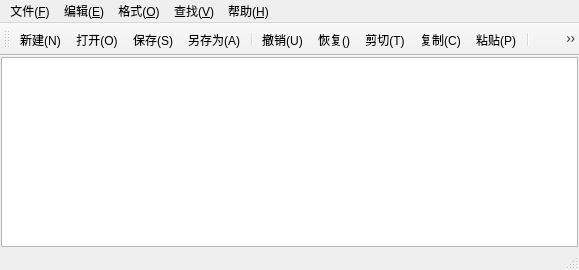
<?xml version="1.0" encoding="UTF-8"?>
<ui version="4.0">
 <class>MainWindow</class>
 <widget class="QMainWindow" name="MainWindow">
  <property name="geometry">
   <rect>
    <x>0</x>
    <y>0</y>
    <width>579</width>
    <height>270</height>
   </rect>
  </property>
  <property name="windowTitle">
   <string>MainWindow</string>
  </property>
  <widget class="QWidget" name="centralwidget">
   <layout class="QGridLayout" name="gridLayout">
    <property name="leftMargin">
     <number>1</number>
    </property>
    <property name="topMargin">
     <number>1</number>
    </property>
    <property name="rightMargin">
     <number>1</number>
    </property>
    <property name="bottomMargin">
     <number>1</number>
    </property>
    <item row="0" column="0">
     <widget class="QPlainTextEdit" name="TextEdit"/>
    </item>
   </layout>
  </widget>
  <widget class="QMenuBar" name="menubar">
   <property name="geometry">
    <rect>
     <x>0</x>
     <y>0</y>
     <width>579</width>
     <height>21</height>
    </rect>
   </property>
   <widget class="QMenu" name="menu_F">
    <property name="title">
     <string>文件(&amp;F)</string>
    </property>
    <addaction name="actionNew"/>
    <addaction name="actionOpen"/>
    <addaction name="actionSave"/>
    <addaction name="actionSaveAs"/>
   </widget>
   <widget class="QMenu" name="menu_E">
    <property name="title">
     <string>编辑(&amp;E)</string>
    </property>
    <addaction name="actionUndo_2"/>
    <addaction name="actionRedo"/>
    <addaction name="actionCut"/>
    <addaction name="actionCopy"/>
    <addaction name="actionPaste"/>
    <addaction name="separator"/>
    <addaction name="actionFind"/>
    <addaction name="actionReplace"/>
    <addaction name="separator"/>
    <addaction name="actionSelect All"/>
   </widget>
   <widget class="QMenu" name="menu_O">
    <property name="title">
     <string>格式(&amp;O)</string>
    </property>
    <addaction name="actionWord Wrap"/>
    <addaction name="actionShow Line Numbers"/>
    <addaction name="actionfont"/>
    <addaction name="actionfontcolor"/>
    <addaction name="separator"/>
    <addaction name="actionFont Background Color"/>
    <addaction name="actionEditor Background Color"/>
   </widget>
   <widget class="QMenu" name="menu_V">
    <property name="title">
     <string>查找(&amp;V)</string>
    </property>
    <addaction name="actiontoolbar"/>
    <addaction name="actionStatus Bar"/>
   </widget>
   <widget class="QMenu" name="menu_H">
    <property name="title">
     <string>帮助(&amp;H)</string>
    </property>
    <addaction name="actionAbout"/>
   </widget>
   <addaction name="menu_F"/>
   <addaction name="menu_E"/>
   <addaction name="menu_O"/>
   <addaction name="menu_V"/>
   <addaction name="menu_H"/>
  </widget>
  <widget class="QStatusBar" name="statusbar"/>
  <widget class="QToolBar" name="toolBar">
   <property name="windowTitle">
    <string>toolBar</string>
   </property>
   <attribute name="toolBarArea">
    <enum>TopToolBarArea</enum>
   </attribute>
   <attribute name="toolBarBreak">
    <bool>false</bool>
   </attribute>
   <addaction name="actionNew"/>
   <addaction name="actionOpen"/>
   <addaction name="actionSave"/>
   <addaction name="actionSaveAs"/>
   <addaction name="separator"/>
   <addaction name="actionUndo_2"/>
   <addaction name="actionRedo"/>
   <addaction name="actionCut"/>
   <addaction name="actionCopy"/>
   <addaction name="actionPaste"/>
   <addaction name="separator"/>
   <addaction name="actiontoolbar"/>
   <addaction name="actionStatus Bar"/>
   <addaction name="separator"/>
   <addaction name="actionSelect All"/>
   <addaction name="actionWord Wrap"/>
   <addaction name="actionfont"/>
   <addaction name="actionShow Line Numbers"/>
   <addaction name="separator"/>
   <addaction name="actionFind"/>
   <addaction name="actionReplace"/>
  </widget>
  <action name="actionNew">
   <property name="icon">
    <iconset resource="res.qrc">
     <normaloff>:/img/new-32.png</normaloff>:/img/new-32.png</iconset>
   </property>
   <property name="text">
    <string>新建(&amp;N)</string>
   </property>
   <property name="toolTip">
    <string>新建</string>
   </property>
   <property name="shortcut">
    <string>Ctrl+N</string>
   </property>
  </action>
  <action name="actionOpen">
   <property name="icon">
    <iconset resource="res.qrc">
     <normaloff>:/img/open-32.png</normaloff>:/img/open-32.png</iconset>
   </property>
   <property name="text">
    <string>打开(&amp;O)</string>
   </property>
   <property name="toolTip">
    <string>打开</string>
   </property>
   <property name="shortcut">
    <string>Ctrl+O</string>
   </property>
  </action>
  <action name="actionSave">
   <property name="icon">
    <iconset resource="res.qrc">
     <normaloff>:/img/save-32.png</normaloff>:/img/save-32.png</iconset>
   </property>
   <property name="text">
    <string>保存(&amp;S)</string>
   </property>
   <property name="shortcut">
    <string>Ctrl+S</string>
   </property>
  </action>
  <action name="actionSaveAs">
   <property name="icon">
    <iconset resource="res.qrc">
     <normaloff>:/img/save-as-32.png</normaloff>:/img/save-as-32.png</iconset>
   </property>
   <property name="text">
    <string>另存为(&amp;A)</string>
   </property>
   <property name="toolTip">
    <string>另存为</string>
   </property>
   <property name="shortcut">
    <string>Ctrl+A</string>
   </property>
  </action>
  <action name="actionRedo">
   <property name="icon">
    <iconset resource="res.qrc">
     <normaloff>:/img/redo-32.png</normaloff>:/img/redo-32.png</iconset>
   </property>
   <property name="text">
    <string>恢复()</string>
   </property>
   <property name="toolTip">
    <string>恢复</string>
   </property>
   <property name="shortcut">
    <string>Ctrl+Shift+Z</string>
   </property>
  </action>
  <action name="actionCut">
   <property name="icon">
    <iconset resource="res.qrc">
     <normaloff>:/img/cut-32.png</normaloff>:/img/cut-32.png</iconset>
   </property>
   <property name="text">
    <string>剪切(T)</string>
   </property>
   <property name="toolTip">
    <string>剪切</string>
   </property>
   <property name="shortcut">
    <string>Ctrl+X</string>
   </property>
  </action>
  <action name="actionCopy">
   <property name="icon">
    <iconset resource="res.qrc">
     <normaloff>:/img/copy-32.png</normaloff>:/img/copy-32.png</iconset>
   </property>
   <property name="text">
    <string>复制(&amp;C)</string>
   </property>
   <property name="toolTip">
    <string>复制</string>
   </property>
   <property name="shortcut">
    <string>Ctrl+C</string>
   </property>
  </action>
  <action name="actionPaste">
   <property name="icon">
    <iconset resource="res.qrc">
     <normaloff>:/img/paste-32.png</normaloff>:/img/paste-32.png</iconset>
   </property>
   <property name="text">
    <string>粘贴(P)</string>
   </property>
   <property name="toolTip">
    <string>粘贴</string>
   </property>
   <property name="shortcut">
    <string>Ctrl+V</string>
   </property>
  </action>
  <action name="actionUndo_2">
   <property name="icon">
    <iconset resource="res.qrc">
     <normaloff>:/img/undo-32.png</normaloff>:/img/undo-32.png</iconset>
   </property>
   <property name="text">
    <string>撤销(U)</string>
   </property>
   <property name="toolTip">
    <string>撤销</string>
   </property>
   <property name="shortcut">
    <string>Ctrl+Z</string>
   </property>
  </action>
  <action name="actionFind">
   <property name="icon">
    <iconset resource="res.qrc">
     <normaloff>:/img/find-32.png</normaloff>:/img/find-32.png</iconset>
   </property>
   <property name="text">
    <string>查找(&amp;F)</string>
   </property>
   <property name="toolTip">
    <string>查找</string>
   </property>
   <property name="shortcut">
    <string>Ctrl+F</string>
   </property>
  </action>
  <action name="actionReplace">
   <property name="icon">
    <iconset resource="res.qrc">
     <normaloff>:/img/replace-32.png</normaloff>:/img/replace-32.png</iconset>
   </property>
   <property name="text">
    <string>替换(R)</string>
   </property>
   <property name="toolTip">
    <string>替换</string>
   </property>
   <property name="shortcut">
    <string>Ctrl+H</string>
   </property>
  </action>
  <action name="actionSelect All">
   <property name="icon">
    <iconset resource="res.qrc">
     <normaloff>:/img/select-all-32.png</normaloff>:/img/select-all-32.png</iconset>
   </property>
   <property name="text">
    <string>全选(A)</string>
   </property>
   <property name="toolTip">
    <string>全选</string>
   </property>
   <property name="shortcut">
    <string>Ctrl+A</string>
   </property>
  </action>
  <action name="actionWord Wrap">
   <property name="icon">
    <iconset resource="res.qrc">
     <normaloff>:/img/wrap-32.png</normaloff>:/img/wrap-32.png</iconset>
   </property>
   <property name="text">
    <string>自动换行(W)</string>
   </property>
   <property name="toolTip">
    <string>自动换行</string>
   </property>
  </action>
  <action name="actionShow Line Numbers">
   <property name="icon">
    <iconset resource="res.qrc">
     <normaloff>:/img/line-numbers-32.png</normaloff>:/img/line-numbers-32.png</iconset>
   </property>
   <property name="text">
    <string>显示行号(L)</string>
   </property>
   <property name="toolTip">
    <string>显示行号</string>
   </property>
   <property name="shortcut">
    <string>Ctrl+L</string>
   </property>
  </action>
  <action name="actionfont">
   <property name="icon">
    <iconset resource="res.qrc">
     <normaloff>:/img/font-32.png</normaloff>:/img/font-32.png</iconset>
   </property>
   <property name="text">
    <string>字体(F)</string>
   </property>
   <property name="toolTip">
    <string>字体</string>
   </property>
  </action>
  <action name="actionfontcolor">
   <property name="text">
    <string>字体颜色</string>
   </property>
   <property name="toolTip">
    <string>字体颜色</string>
   </property>
  </action>
  <action name="actionFont Background Color">
   <property name="text">
    <string>字体背景色</string>
   </property>
   <property name="toolTip">
    <string>字体背景色</string>
   </property>
  </action>
  <action name="actionEditor Background Color">
   <property name="text">
    <string>编辑器背景色</string>
   </property>
   <property name="toolTip">
    <string>编辑器背景色</string>
   </property>
  </action>
  <action name="actiontoolbar">
   <property name="icon">
    <iconset resource="res.qrc">
     <normaloff>:/img/toolbar-32.png</normaloff>:/img/toolbar-32.png</iconset>
   </property>
   <property name="text">
    <string>工具栏(T)</string>
   </property>
   <property name="toolTip">
    <string>工具栏</string>
   </property>
  </action>
  <action name="actionStatus Bar">
   <property name="icon">
    <iconset resource="res.qrc">
     <normaloff>:/img/status-bar-32.png</normaloff>:/img/status-bar-32.png</iconset>
   </property>
   <property name="text">
    <string>状态栏(S)</string>
   </property>
   <property name="toolTip">
    <string>状态栏</string>
   </property>
  </action>
  <action name="actionAbout">
   <property name="icon">
    <iconset resource="res.qrc">
     <normaloff>:/img/about-32.png</normaloff>:/img/about-32.png</iconset>
   </property>
   <property name="text">
    <string>关于(A)</string>
   </property>
   <property name="toolTip">
    <string>关于</string>
   </property>
  </action>
 </widget>
 <tabstops>
  <tabstop>TextEdit</tabstop>
 </tabstops>
 <resources>
  <include location="res.qrc"/>
 </resources>
 <connections/>
</ui>
